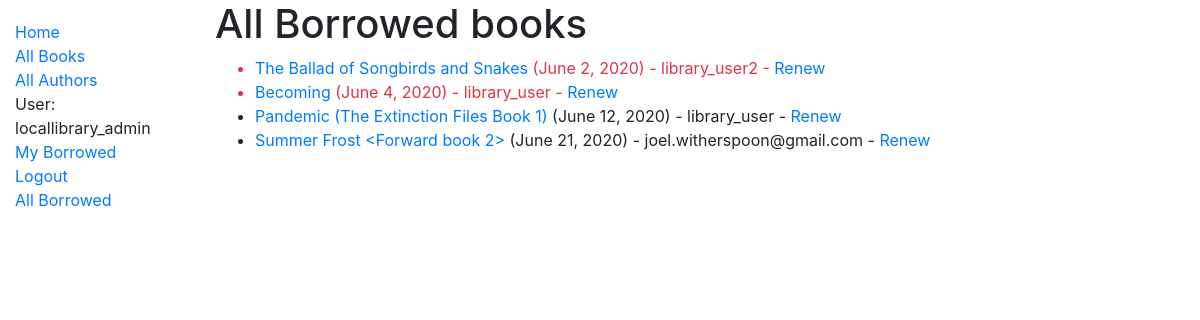
The app's page /catalog/borrowed/ (signed in), older data.
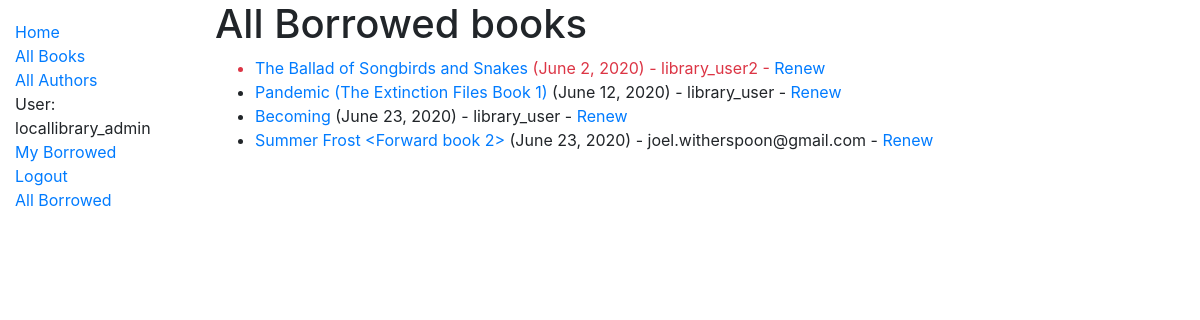
The same page, newer data.
### catalog/models.py (models this page shows, shortened)
class BookInstance(models.Model):
    id = models.UUIDField(primary_key=True, default=uuid.uuid4, help_text='Unique ID for this particular book across '
                                                                          'whole library')
    book = models.ForeignKey('Book', on_delete=models.SET_NULL, null=True)
    imprint = models.CharField(max_length=200)
    due_back = models.DateField(null=True, blank=True)
    borrower = models.ForeignKey(User, on_delete=models.SET_NULL, null=True, blank=True)
    LOAN_STATUS = (
        ('m', 'Maintenance'),
        ('o', 'On Loan'),
        ('a', 'Available'),
        ('r', 'Reserved'),
    )
    status = models.CharField(
        max_length=1,
        choices=LOAN_STATUS,
        blank=True,
        default='m',
        help_text='Book availability',
    )
    class Meta:
        ordering = ['due_back']
        app_label = 'catalog'
        permissions = (("can_mark_returned", "Set book as returned"),)
    @property
    def is_overdue(self):
        if self.due_back and date.today() > self.due_back:
            return True
        return False

class Book(models.Model):
    title = models.CharField(max_length=200)
    author = models.ForeignKey('Author', on_delete=models.SET_NULL, null=True)
    summary = models.TextField(max_length=1000, help_text='Enter a brief description of the book')
    isbn = models.CharField('ISBN', max_length=13, help_text='13 Characters <a href="https://www.isbn-international'
                                                             '.org/content/what-isbn">ISBN number</a>')
    genre = models.ManyToManyField('Genre', help_text='Select a genre for this book')
    iso_639_1 = (('ab', 'Abkhaz'),
                 ('aa', 'Afar'),
                 ('af', 'Afrikaans'),
                 ('ak', 'Akan'),
                 ('sq', 'Albanian'),
                 ('am', 'Amharic'),
                 ('ar', 'Arabic'),
                 ('an', 'Aragonese'),
                 ('hy', 'Armenian'),
                 ('as', 'Assamese'),
                 ('av', 'Avaric'),
                 ('ae', 'Avestan'),
                 ('ay', 'Aymara'),
                 ('az', 'Azerbaijani'),
                 ('bm', 'Bambara'),
                 ('ba', 'Bashkir'),
                 ('eu', 'Basque'),
                 ('be', 'Belarusian'),
                 ('bn', 'Bengali'),
                 ('bh', 'Bihari'),
                 ('bi', 'Bislama'),
                 ('bs', 'Bosnian'),
                 ('br', 'Breton'),
                 ('bg', 'Bulgarian'),
                 ('my', 'Burmese'),
                 ('ca', 'Catalan; Valencian'),
                 ('ch', 'Chamorro'),
                 ('ce', 'Chechen'),
                 ('ny', 'Chichewa; Chewa; Nyanja'),
                 ('zh', 'Chinese'),
                 ('cv', 'Chuvash'),
                 ('kw', 'Cornish'),
                 ('co', 'Corsican'),
                 ('cr', 'Cree'),
                 ('hr', 'Croatian'),
                 ('cs', 'Czech'),
                 ('da', 'Danish'),
                 ('dv', 'Divehi; Maldivian;'),
                 ('nl', 'Dutch'),
                 ('dz', 'Dzongkha'),
                 ('en', 'English'),
                 ('eo', 'Esperanto'),
                 ('et', 'Estonian'),
                 ('ee', 'Ewe'),
                 ('fo', 'Faroese'),
                 ('fj', 'Fijian'),
                 ('fi', 'Finnish'),
                 ('fr', 'French'),
                 ('ff', 'Fula'),
                 ('gl', 'Galician'),
                 ('ka', 'Georgian'),
                 ('de', 'German'),
                 ('el', 'Greek, Modern'),
                 ('gn', 'Guaraní'),
                 ('gu', 'Gujarati'),
                 ('ht', 'Haitian'),
                 ('ha', 'Hausa'),
                 ('he', 'Hebrew (modern)'),
                 ('hz', 'Herero'),
                 ('hi', 'Hindi'),
                 ('ho', 'Hiri Motu'),
                 ('hu', 'Hungarian'),
                 ('ia', 'Interlingua'),
                 ('id', 'Indonesian'),
                 ('ie', 'Interlingue'),
                 ('ga', 'Irish'),
                 ('ig', 'Igbo'),
                 ('ik', 'Inupiaq'),
                 ('io', 'Ido'),
                 ('is', 'Icelandic'),
                 ('it', 'Italian'),
                 ('iu', 'Inuktitut'),
                 ('ja', 'Japanese'),
                 ('jv', 'Javanese'),
                 ('kl', 'Kalaallisut'),
                 ('kn', 'Kannada'),
                 ('kr', 'Kanuri'),
                 ('ks', 'Kashmiri'),
                 ('kk', 'Kazakh'),
                 ('km', 'Khmer'),
                 ('ki', 'Kikuyu, Gikuyu'),
                 ('rw', 'Kinyarwanda'),
                 ('ky', 'Kirghiz, Kyrgyz'),
                 ('kv', 'Komi'),
                 ('kg', 'Kongo'),
                 ('ko', 'Korean'),
                 ('ku', 'Kurdish'),
                 ('kj', 'Kwanyama, Kuanyama'),
                 ('la', 'Latin'),
                 ('lb', 'Luxembourgish'),
                 ('lg', 'Luganda'),
                 ('li', 'Limburgish'),
                 ('ln', 'Lingala'),
                 ('lo', 'Lao'),
                 ('lt', 'Lithuanian'),
                 ('lu', 'Luba-Katanga'),
                 ('lv', 'Latvian'),
                 ('gv', 'Manx'),
                 ('mk', 'Macedonian'),
                 ('mg', 'Malagasy'),
                 ('ms', 'Malay'),
                 ('ml', 'Malayalam'),
                 ('mt', 'Maltese'),
                 ('mi', 'Māori'),
                 ('mr', 'Marathi (Marāṭhī)'),
                 ('mh', 'Marshallese'),
                 ('mn', 'Mongolian'),
                 ('na', 'Nauru'),
                 ('nv', 'Navajo, Navaho'),
                 ('nb', 'Norwegian Bokmål'),
                 ('nd', 'North Ndebele'),
                 ('ne', 'Nepali'),
                 ('ng', 'Ndonga'),
                 ('nn', 'Norwegian Nynorsk'),
                 ('no', 'Norwegian'),
                 ('ii', 'Nuosu'),
                 ('nr', 'South Ndebele'),
                 ('oc', 'Occitan'),
                 ('oj', 'Ojibwe, Ojibwa'),
                 ('cu', 'Old Church Slavonic'),
                 ('om', 'Oromo'),
                 ('or', 'Oriya'),
                 ('os', 'Ossetian, Ossetic'),
                 ('pa', 'Panjabi, Punjabi'),
                 ('pi', 'Pāli'),
                 ('fa', 'Persian'),
                 ('pl', 'Polish'),
                 ('ps', 'Pashto, Pushto'),
                 ('pt', 'Portuguese'),
                 ('qu', 'Quechua'),
                 ('rm', 'Romansh'),
                 ('rn', 'Kirundi'),
                 ('ro', 'Romanian, Moldavan'),
                 ('ru', 'Russian'),
                 ('sa', 'Sanskrit (Saṁskṛta)'),
                 ('sc', 'Sardinian'),
                 ('sd', 'Sindhi'),
                 ('se', 'Northern Sami'),
                 ('sm', 'Samoan'),
                 ('sg', 'Sango'),
                 ('sr', 'Serbian'),
                 ('gd', 'Scottish Gaelic'),
                 ('sn', 'Shona'),
                 ('si', 'Sinhala, Sinhalese'),
                 ('sk', 'Slovak'),
                 ('sl', 'Slovene'),
                 ('so', 'Somali'),
                 ('st', 'Southern Sotho'),
                 ('es', 'Spanish; Castilian'),
                 ('su', 'Sundanese'),
                 ('sw', 'Swahili'),
                 ('ss', 'Swati'),
                 ('sv', 'Swedish'),
                 ('ta', 'Tamil'),
                 ('te', 'Telugu'),
                 ('tg', 'Tajik'),
                 ('th', 'Thai'),
                 ('ti', 'Tigrinya'),
                 ('bo', 'Tibetan'),
                 ('tk', 'Turkmen'),
                 ('tl', 'Tagalog'),
                 ('tn', 'Tswana'),
                 ('to', 'Tonga'),
                 ('tr', 'Turkish'),
                 ('ts', 'Tsonga'),
                 ('tt', 'Tatar'),
                 ('tw', 'Twi'),
                 ('ty', 'Tahitian'),
                 ('ug', 'Uighur, Uyghur'),
                 ('uk', 'Ukrainian'),
                 ('ur', 'Urdu'),
                 ('uz', 'Uzbek'),
                 ('ve', 'Venda'),
                 ('vi', 'Vietnamese'),
                 ('vo', 'Volapük'),
                 ('wa', 'Walloon'),
                 ('cy', 'Welsh'),
                 ('wo', 'Wolof'),
                 ('fy', 'Western Frisian'),
                 ('xh', 'Xhosa'),
                 ('yi', 'Yiddish'),
                 ('yo', 'Yoruba'),
                 ('za', 'Zhuang, Chuang'),
                 ('zu', 'Zulu'),)
    language = models.CharField(
        max_length=2,
        choices=iso_639_1,
        blank=True,
        default='en',
        help_text='Languages'
    )
    def display_genre(self):
        """Creates a 3 char string for genre"""
        return ', '.join(genre.name for genre in self.genre.all()[:3])
    display_genre.short_description = 'Genre'

### catalog/views.py (the view)
# urls.py: path('borrowed/', views.LoanedBooksListView.as_view(), name='all-borrowed'),
class LoanedBooksListView(PermissionRequiredMixin, generic.ListView):
    permission_required = 'catalog.can_mark_returned'
    model = BookInstance
    template_name = 'catalog/bookinstance_list_borrowed.html'
    paginate_by = 10
    def get_queryset(self):
        return BookInstance.objects.filter(status__exact='o').order_by('due_back')

### catalog/templates/catalog/bookinstance_list_borrowed.html
{% extends "catalog/base.html" %}
{% block content %}
    <h1>All Borrowed books</h1>
    {% if bookinstance_list %}
    <ul>
      {% for bookinst in bookinstance_list %}
      <li class="{% if bookinst.is_overdue %}text-danger{% endif %}">
          <a href="{% url 'catalog:book-detail' bookinst.book.pk %}">{{ bookinst.book.title }} </a>
            ({{ bookinst.due_back }}) - {{ bookinst.borrower }}
          {% if perms.catalog.can_mark_returned %}
            - <a href="{% url 'catalog:renew-book-librarian' bookinst.id %}">
                Renew
            </a>
          {% endif %}
      </li>
      {% endfor %}
    </ul>
    {% else %}
      <p>There are no books borrowed.</p>
    {% endif %}
{% endblock %}

### catalog/templates/catalog/base.html (shortened to what this page needs)
{% load static %}
<!DOCTYPE html>
<html lang="en">
<head>
  <link rel="stylesheet" href="https://stackpath.bootstrapcdn.com/bootstrap/4.1.3/css/bootstrap.min.css"
>
  <link rel="stylesheet" href="{% static 'catalog/css/styles.css' %}">
</head>
<body>
  <div class="container-fluid">
    <div class="row">
      <div class="col-sm-2">
          {% block sidebar %}
              <ul class="sidebar-nav">
                <li><a href="{% url 'catalog:index' %}">Home</a></li>
                <li><a href="{% url 'catalog:books' %}">All Books</a></li>
                <li><a href="{% url 'catalog:authors' %}">All Authors</a></li>
                {% if user.is_authenticated %}
                    <li>User: {{ user.get_username }}</li>
                    <li><a href="{% url 'catalog:my-borrowed' %}"> My Borrowed</a></li>
                    <li><a href="{% url 'logout'%}?next={{request.path}}">Logout</a></li>
                    {% if perms.catalog.can_mark_returned %}
                       <li><a href="{% url 'catalog:all-borrowed' %}">All Borrowed</a></li>
                    {% endif %}
                {% else %}
                    <li><a href="{% url 'login'%}?next={{request.path}}">Login</a></li>
                {% endif %}
              </ul>
        {% endblock %}
      </div>
      <div class="col-sm-10 ">{% block content %}{% endblock %}
   </div>
    </div>
  </div>
</body>
</html>

### catalog/static/catalog/css/styles.css (style rules this page uses)
.sidebar-nav { margin-top: 20px; padding: 0; list-style: none; }

Row changes from the older to the newer data that the page shows:
shown differently, row unchanged: BookInstance "June 12, 2020": moves up the list
changed BookInstance "Becoming": due_back "June 4, 2020" → "June 23, 2020"
changed BookInstance "Summer Frost <Forward book 2>": due_back "June 21, 2020" → "June 23, 2020"
